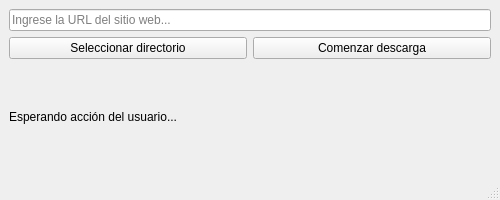
<?xml version="1.0" encoding="UTF-8"?>
<ui version="4.0">
 <class>MainWindow</class>
 <widget class="QMainWindow" name="MainWindow">
  <property name="geometry">
   <rect>
    <x>0</x>
    <y>0</y>
    <width>500</width>
    <height>200</height>
   </rect>
  </property>
  <property name="windowTitle">
   <string>HTML Resource Downloader</string>
  </property>
  <widget class="QWidget" name="centralwidget">
   <layout class="QVBoxLayout" name="verticalLayout">
    <item>
     <widget class="QLineEdit" name="urlInput">
      <property name="placeholderText">
       <string>Ingrese la URL del sitio web...</string>
      </property>
     </widget>
    </item>
    <item>
     <layout class="QHBoxLayout" name="horizontalLayout">
      <item>
       <widget class="QPushButton" name="dirButton">
        <property name="text">
         <string>Seleccionar directorio</string>
        </property>
       </widget>
      </item>
      <item>
       <widget class="QPushButton" name="startButton">
        <property name="text">
         <string>Comenzar descarga</string>
        </property>
       </widget>
      </item>
     </layout>
    </item>
    <item>
     <widget class="QLabel" name="statusLabel">
      <property name="text">
       <string>Esperando acción del usuario...</string>
      </property>
     </widget>
    </item>
   </layout>
  </widget>
  <widget class="QMenuBar" name="menubar" />
  <widget class="QStatusBar" name="statusbar" />
 </widget>
 <resources/>
 <connections/>
</ui>
